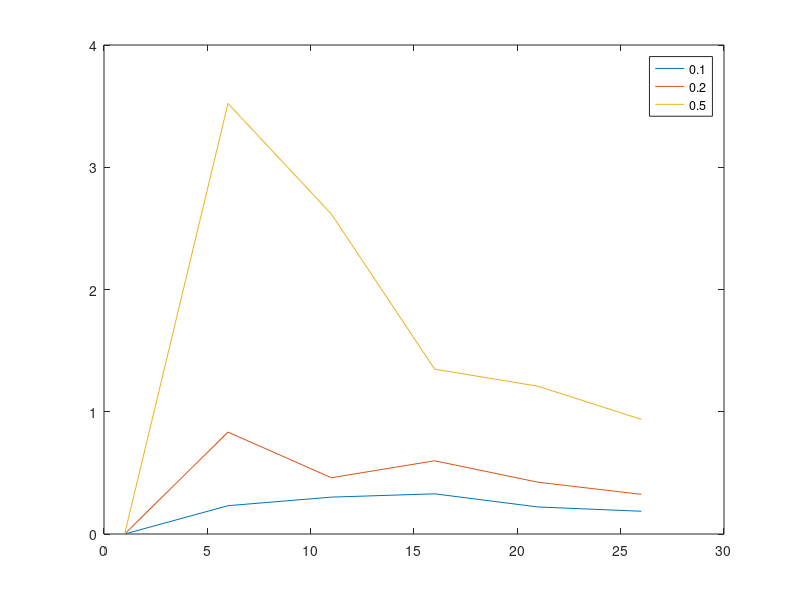

Recreate this plot in MATLAB.
clc;clear all;close all

M=1:5:30;
BEL=[.1,.2,.5];

% load BELR
   for kk=1:3
for jj=1:length(M)
 
    BELR=BEL(kk).*rand(1,M(jj))./M(jj);
    
Ei=BELR;
Exlegacy=sum(1./(1-Ei));
ExD=M(jj)./(1-min(Ei));


G(jj,kk)=(Exlegacy-ExD)./Exlegacy;
    end
    BE(jj)=mean(BELR);
    Exl(jj)=Exlegacy;
end
figure
plot(M,G.*100)
legend(num2str(BEL'))